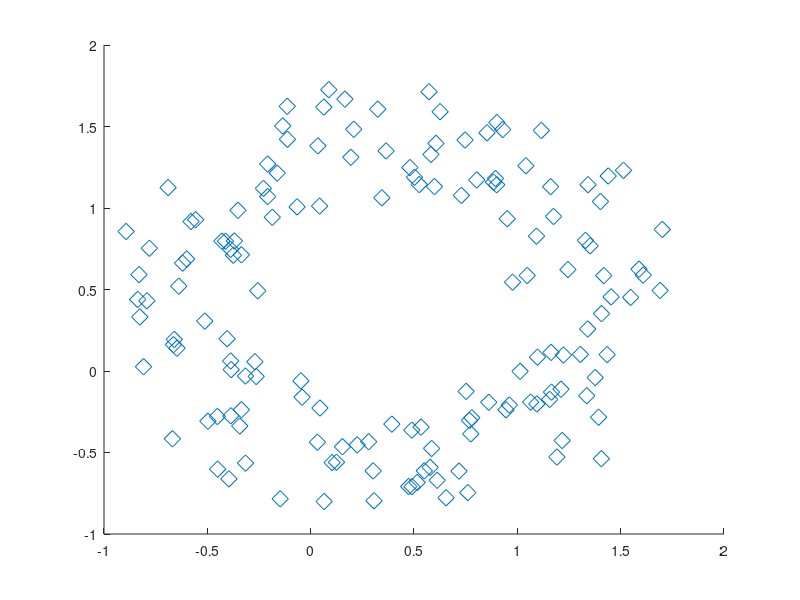

MATLAB code for this plot:
theta = linspace(0,2*pi,150);
x = sin(theta) + 0.75*rand(1,150);
y = cos(theta) + 0.75*rand(1,150);  
sz = 140;
scatter(x,y,sz,'d');
